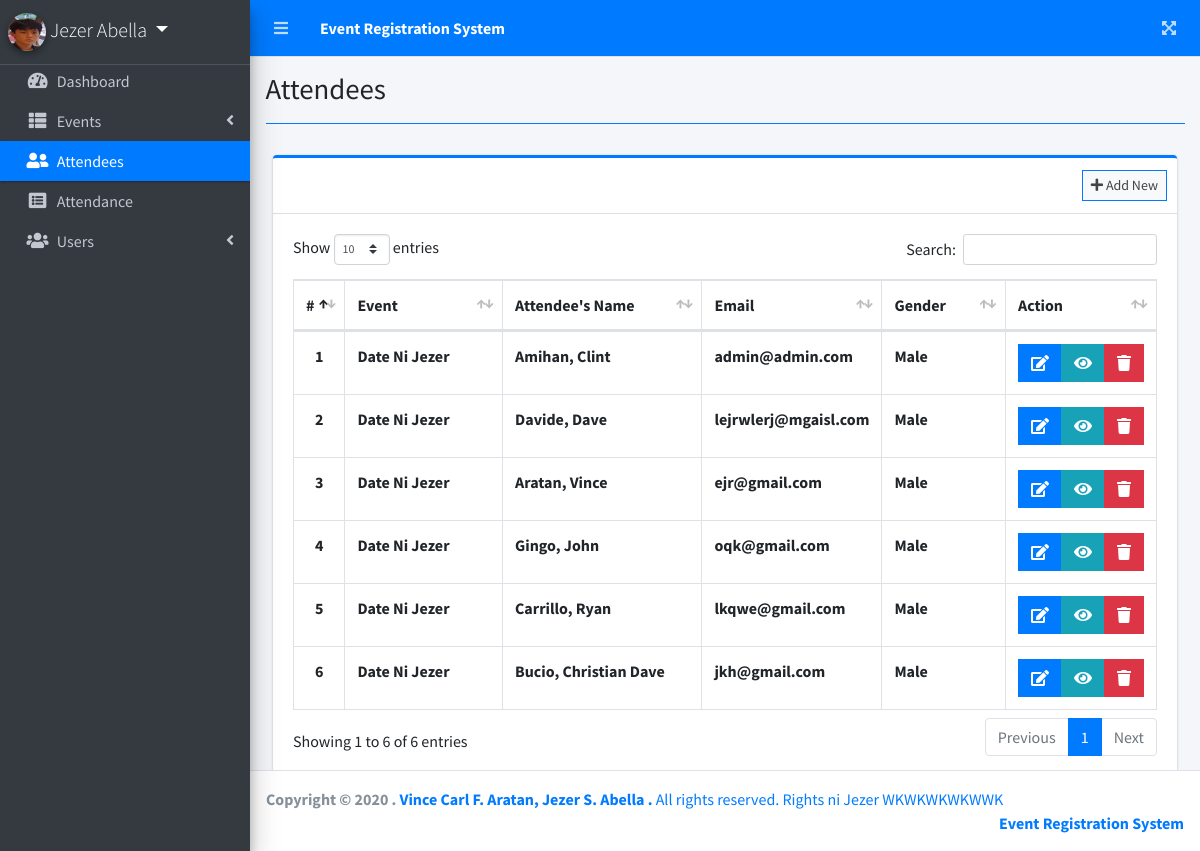
The app's page /admin/index.php?page=attendees (signed in) with its own data.
### tables this page shows
CREATE TABLE `attendees` (
  `id` int(30) NOT NULL,
  `event_id` int(30) NOT NULL,
  `firstname` varchar(200) NOT NULL,
  `lastname` varchar(200) NOT NULL,
  `middlename` varchar(200) NOT NULL,
  `contact` varchar(200) NOT NULL,
  `gender` varchar(100) NOT NULL,
  `email` varchar(200) NOT NULL,
  `address` text NOT NULL,
  `status` tinyint(1) NOT NULL COMMENT '0=Awaiting/Absent=1=Present',
  `date_created` int(11) NOT NULL DEFAULT current_timestamp()
);

CREATE TABLE `events` (
  `id` int(30) NOT NULL,
  `event_datetime` datetime NOT NULL,
  `event` varchar(200) NOT NULL,
  `description` text NOT NULL,
  `venue` text NOT NULL,
  `status` tinyint(1) NOT NULL DEFAULT 0 COMMENT '0 Pending, 1=Open,2=Done',
  `date_created` datetime NOT NULL DEFAULT current_timestamp()
);

### admin/attendees.php (the view, shortened to what this page needs)
<?php include'db_connect.php' ?>
<div class="col-lg-12">
	<div class="card card-outline card-primary">
		<div class="card-header">
			<div class="card-tools">
				<a class="btn btn-block btn-sm btn-default btn-flat border-primary" href="./index.php?page=new_attendee"><i class="fa fa-plus"></i> Add New</a>
			</div>
		</div>
		<div class="card-body">
			<table class="table tabe-hover table-bordered" id="list">
				<colgroup>
					<col width="5%">
					<col width="20%">
					<col width="25%">
					<col width="20%">
					<col width="15%">
					<col width="15%">
				</colgroup>
				<thead>
					<tr>
						<th class="text-center">#</th>
						<th>Event</th>
						<th>Attendee's Name</th>
						<th>Email</th>
						<th>Gender</th>
						<th>Action</th>
					</tr>
				</thead>
				<tbody>
					<?php
					$i = 1;
					$qry = $conn->query("SELECT a.*,concat(a.lastname,', ',a.firstname,' ',a.middlename) as name,e.event FROM attendees a inner join events e on e.id = a.event_id order by unix_timestamp(e.date_created) desc ");
					while($row= $qry->fetch_assoc()):
					?>
					<tr>
						<th class="text-center"><?php echo $i++ ?></th>
						<td><b><?php echo ucwords($row['event']) ?></b></td>
						<td><b><?php echo ucwords($row['name']) ?></b></td>
						<td><b><?php echo $row['email'] ?></b></td>
						<td><b><?php echo ucwords($row['gender']) ?></b></td>
						<td class="text-center">
		                    <div class="btn-group">
		                        <a href="./index.php?page=edit_attendee&id=<?php echo $row['id'] ?>" class="btn btn-primary btn-flat">
		                          <i class="fas fa-edit"></i>
		                        </a>
		                         <button href="button" class="btn btn-info btn-flat view_attendee" data-id="<?php echo $row['id'] ?>">
		                          <i class="fas fa-eye"></i>
		                        </button>
		                        <button type="button" class="btn btn-danger btn-flat delete_attendee" data-id="<?php echo $row['id'] ?>">
		                          <i class="fas fa-trash"></i>
		                        </button>
	                      </div>
						</td>
					</tr>
				<?php endwhile; ?>
				</tbody>
			</table>
		</div>
	</div>
</div>

### admin/index.php (shortened to what this page needs)
<!DOCTYPE html>
<html lang="en">
<?php
	include 'header.php'
?>
<body class="hold-transition sidebar-mini layout-fixed layout-navbar-fixed layout-footer-fixed">
<div class="wrapper">
  <?php include 'topbar.php' ?>
  <?php include 'sidebar.php' ?>
  <div class="content-wrapper">
    <div class="content-header">
      <div class="container-fluid">
        <div class="row mb-2">
          <div class="col-sm-6">
            <h1 class="m-0"><?php echo $title ?></h1>
          </div>
        </div>
            <hr class="border-primary">
      </div>
    </div>
    <section class="content">
      <div class="container-fluid">
         <?php
            $page = isset($_GET['page']) ? $_GET['page'] : 'home';
            if(!file_exists($page.".php")){
                include '404.html';
            }else{
            include $page.'.php';
            }
          ?>
      </div>
    </section>
  </div>
  <footer class="main-footer">
    <strong>Copyright &copy; 2020 . <a href="https://www.facebook.com/photo.php?fbid=2315149565454135&set=pb.100008773415764.-2207520000.&type=3" target="_blank">Vince Carl F. Aratan, Jezer S. Abella .</strong>
    All rights reserved. Rights ni Jezer WKWKWKWKWWK
    <div class="float-right d-none d-sm-inline-block">
      <b>Event Registration System</b>
    </div>
  </footer>
</div>
</body>
</html>

### admin/header.php (shortened to what this page needs)
<head>
  <?php
  $title = isset($_GET['page']) ? ucwords(str_replace("_", ' ', $_GET['page'])) : "Home";
  ?>
  <link rel="stylesheet" href="../assets/plugins/fontawesome-free/css/all.min.css">
  <link rel="stylesheet" href="../assets/plugins/overlayScrollbars/css/OverlayScrollbars.min.css">
  <link rel="stylesheet" href="../assets/plugins/datatables-bs4/css/dataTables.bootstrap4.min.css">
  <link rel="stylesheet" href="../assets/plugins/datatables-responsive/css/responsive.bootstrap4.min.css">
  <link rel="stylesheet" href="../assets/plugins/datatables-buttons/css/buttons.bootstrap4.min.css">
  <link rel="stylesheet" href="../assets/plugins/select2/css/select2.min.css">
  <link rel="stylesheet" href="../assets/plugins/select2-bootstrap4-theme/select2-bootstrap4.min.css">
  <link rel="stylesheet" href="../assets/plugins/sweetalert2-theme-bootstrap-4/bootstrap-4.min.css">
  <link rel="stylesheet" href="../assets/plugins/toastr/toastr.min.css">
  <link rel="stylesheet" href="../assets/plugins/dropzone/min/dropzone.min.css">
  <link rel="stylesheet" href="../assets/dist/css/jquery.datetimepicker.min.css">
  <link rel="stylesheet" href="../assets/plugins/icheck-bootstrap/icheck-bootstrap.min.css">
  <link rel="stylesheet" href="../assets/plugins/bootstrap4-toggle/css/bootstrap4-toggle.min.css">
  <link rel="stylesheet" href="../assets/dist/css/adminlte.min.css">
  <link rel="stylesheet" href="../assets/dist/css/styles.css">
  <link rel="stylesheet" href="../assets/plugins/summernote/summernote-bs4.min.css">
</head>

### admin/topbar.php
<nav class="main-header navbar navbar-expand navbar-primary navbar-dark ">
  <ul class="navbar-nav">
    <?php if(isset($_SESSION['login_id'])): ?>
    <li class="nav-item">
      <a class="nav-link" data-widget="pushmenu" href="" role="button"><i class="fas fa-bars"></i></a>
    </li>
  <?php endif; ?>
    <li>
      <a class="nav-link text-white"  href="./" role="button"> <large><b>Event Registration System</b></large></a>
    </li>
  </ul>
  <ul class="navbar-nav ml-auto">
    <li class="nav-item">
      <a class="nav-link" data-widget="fullscreen" href="#" role="button">
        <i class="fas fa-expand-arrows-alt"></i>
      </a>
    </li>
  </ul>
</nav>

### admin/sidebar.php (shortened to what this page needs)
<aside class="main-sidebar sidebar-dark-primary elevation-4">
  <div class="dropdown">
 	<a href="javascript:void(0)" class="brand-link dropdown-toggle" data-toggle="dropdown" aria-expanded="true">
      <?php if(empty($_SESSION['login_avatar'])): ?>
      <span class="brand-image img-circle elevation-3 d-flex justify-content-center align-items-center bg-primary text-white font-weight-500" style="width: 38px;height:50px"><?php echo strtoupper(substr($_SESSION['login_firstname'], 0,1).substr($_SESSION['login_lastname'], 0,1)) ?></span>
      <?php else: ?>
        <span class="image">
          <img src="../assets/uploads/<?php echo $_SESSION['login_avatar'] ?>" style="width: 38px;height:38px" class="img-circle elevation-2" alt="User Image">
        </span>
      <?php endif; ?>
      <span class="brand-text font-weight-light"><?php echo ucwords($_SESSION['login_firstname'].' '.$_SESSION['login_lastname']) ?></span>
    </a>
  </div>
  <div class="sidebar">
    <nav class="mt-2">
      <ul class="nav nav-pills nav-sidebar flex-column nav-flat" data-widget="treeview" role="menu" data-accordion="false">
        <li class="nav-item dropdown">
          <a href="./" class="nav-link nav-home">
            <i class="nav-icon fas fa-tachometer-alt"></i>
            <p>
              Dashboard
            </p>
          </a>
        </li>
        <li class="nav-item">
          <a href="#" class="nav-link nav-is-tree nav-edit_event nav-view_event">
            <i class="nav-icon fa fa-th-list"></i>
            <p>
              Events
              <i class="right fas fa-angle-left"></i>
            </p>
          </a>
        </li>
        <li class="nav-item dropdown">
          <a href="./index.php?page=attendees" class="nav-link nav-attendees nav-edit_attendee nav-new_attendee nav-view_attendee">
            <i class="nav-icon fas fa-user-friends"></i>
            <p>
              Attendees
            </p>
          </a>
        </li>
        <li class="nav-item dropdown">
          <a href="./index.php?page=attendance" class="nav-link nav-attendance">
            <i class="nav-icon fas fa-list-alt"></i>
            <p>
              Attendance
            </p>
          </a>
        </li>
        <li class="nav-item">
          <a href="#" class="nav-link nav-edit_user">
            <i class="nav-icon fas fa-users"></i>
            <p>
              Users
              <i class="right fas fa-angle-left"></i>
            </p>
          </a>
        </li>
      </ul>
    </nav>
  </div>
</aside>

### records on screen
attendees: event.event "Date Ni Jezer", name "Amihan, Clint", email "admin@admin.com", gender "Male"
attendees: event.event "Date Ni Jezer", name "Davide, Dave", email "lejrwlerj@mgaisl.com", gender "Male"
attendees: event.event "Date Ni Jezer", name "Aratan, Vince", email "ejr@gmail.com", gender "Male"
attendees: event.event "Date Ni Jezer", name "Gingo, John", email "oqk@gmail.com", gender "Male"
attendees: event.event "Date Ni Jezer", name "Carrillo, Ryan", email "lkqwe@gmail.com", gender "Male"
attendees: event.event "Date Ni Jezer", name "Bucio, Christian Dave", email "jkh@gmail.com", gender "Male"

### other values on screen
$_SESSION['login_firstname'].' '.$_SESSION['login_lastname'] "Jezer Abella"
$title "Attendees"
